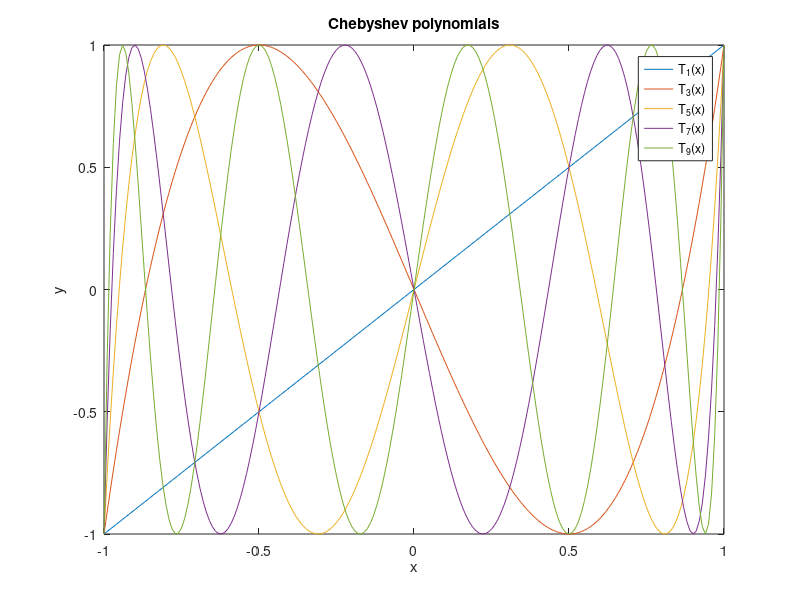
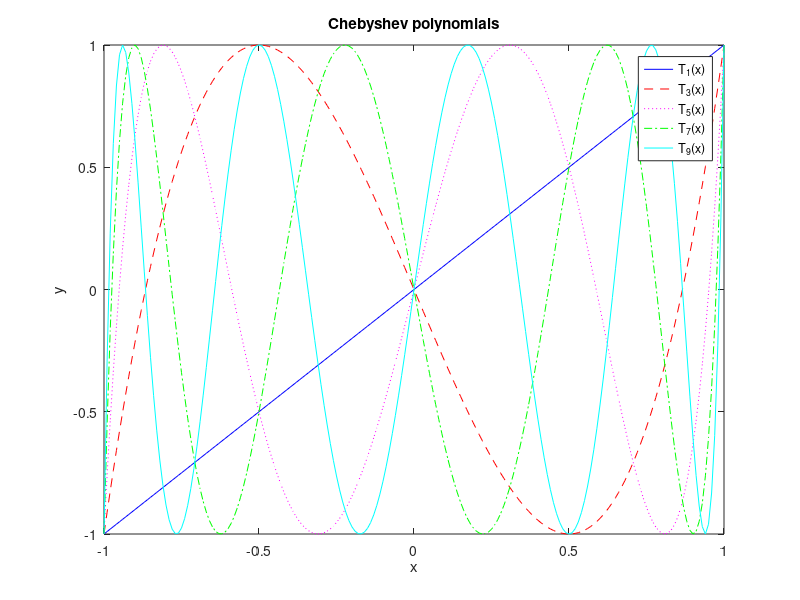

Reproduce these figures in MATLAB, in order.
function plotting_demo(N)
% MATLAB Plotting Introduction Script
%
% Daniel R. Reynolds
% Math & Stat @ UMBC
%
    % get optional inputs, otherwise use default values
    if nargin < 1 || isempty(N)
        N = 201;
    end
    fprintf('Running plotting demo using vectors of size N = %d\n', N);

    % create x data
    x = linspace(-1.0, 1.0, N).';

    % create function data (first 5 odd-degree Chebyshev polynomials)
    T = zeros(N, 5);
    for j = 1:5
        T(:,j) = cos((2*j-1) * acos(x));
    end

    % plot similarly to Matlab/Python version
    % create plots for visual diagnostics
    figure(1);
    plot(x, T);
    xlabel('x');
    ylabel('y');
    title('Chebyshev polynomials');
    legend('T_1(x)', 'T_3(x)', 'T_5(x)', 'T_7(x)', 'T_9(x)', 'Location', 'best');
    saveas(gcf, 'figure1.png');

    % manual colors and line styles
    figure(2);
    plot(x, T(:,1), 'b-',  'DisplayName', 'T_1(x)');
    hold on;
    plot(x, T(:,2), 'r--', 'DisplayName', 'T_3(x)');
    plot(x, T(:,3), 'm:',  'DisplayName', 'T_5(x)');
    plot(x, T(:,4), 'g-.', 'DisplayName', 'T_7(x)');
    plot(x, T(:,5), 'c-',  'DisplayName', 'T_9(x)');
    hold off;
    xlabel('x');
    ylabel('y');
    title('Chebyshev polynomials');
    legend('Location', 'best');
    saveas(gcf, 'figure2.pdf');
end
